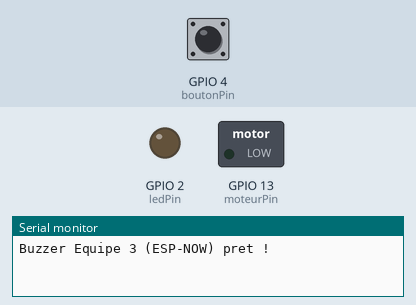
A sketch run on a simulated ESP32. Parts: switched loads named in the sketch (green lamp = pin HIGH), output pins drawn as LEDs (lit = HIGH), the last lines printed to the serial monitor. Dashed ring = blinking. The test bench sets the inputs (shaded band); at power-on: GPIO 4 (boutonPin) HIGH. Random numbers use the default seed unless the sketch sets one.

Above: at 1.2 s.
1.3 s: GPIO 4 (boutonPin) pulled LOW for 1 s
At 1.38 s:
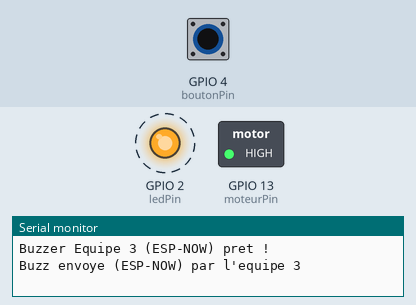
4.3 s: GPIO 4 (boutonPin) pulled LOW for 3.2 s
At 8.5 s:
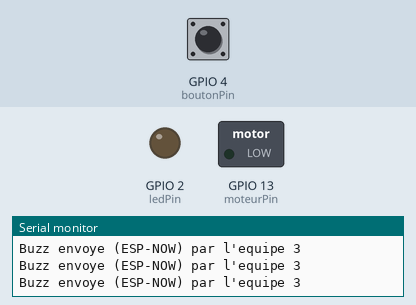
Timing chart, 0 to 10.0 s (numbered marks = the images above; inputs shaded):
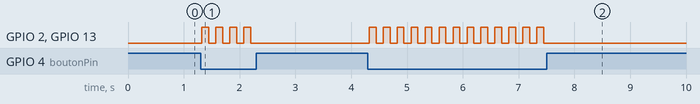

The sketch:

esp32_buzzer_equipe.ino
```cpp
// =========================================================
// BUZZER EQUIPE — VERSION ESP32 / ESP-NOW (SECOURS DU NANO+nRF24)
// =========================================================
// A UTILISER UNIQUEMENT si buzzer_nano_equipe.ino (Nano + nRF24) pose
// probleme sur site (module nRF24 defaillant, interference...). Remplace
// le boitier d'UNE equipe sans rien changer aux autres : le hub
// (esp32/esp32_bridge_server.ino) ecoute nRF24 ET ESP-NOW en meme temps,
// avec le meme dedoublonnage/fenetre d'arbitrage cote hub.
//
// Carte : n'importe quel ESP32 (ESP32 Dev Module recommande, meme carte
// que le hub). Aucun module radio externe : le Wi-Fi/ESP-NOW est integre
// a la puce.
//
// Cablage :
//   - Bouton  : GPIO 4 -> GND (pull-up interne, pas de resistance externe)
//   - LED     : GPIO 2 (LED integree sur la plupart des cartes ESP32 Dev Module)
//   - Vibreur : GPIO 13 (optionnel, cable par le concepteur du boitier -- comme
//               le moteurPin de buzzer_nano_equipe.ino)
//
// IMPORTANT : ESPNOW_WIFI_CHANNEL ci-dessous DOIT etre identique a celui
// du hub (esp32_bridge_server.ino). Si vous changez l'un, changez l'autre.
// =========================================================

#include <WiFi.h>
#include <esp_now.h>
#include "esp_wifi.h"

// --- ID DE L'EQUIPE (1 a 30) ---
int monEquipe = 3;

// --- Configuration ESP-NOW ---
#define ESPNOW_WIFI_CHANNEL 6  // Doit matcher esp32_bridge_server.ino
uint8_t adresseBroadcast[6] = {0xFF, 0xFF, 0xFF, 0xFF, 0xFF, 0xFF};

const int boutonPin = 4;
const int ledPin    = 2;
const int moteurPin = 13; // vibreur optionnel

// Message radio (doit matcher esp32_bridge_server.ino ET les Nanos existants)
struct RadioMsg {
    uint8_t kind;   // 1 = BUZZ_EQUIPE
    uint8_t value;  // team 1..30
    uint16_t seq;   // increment
};
uint16_t seqCounter = 0;

// Anti-rebond / anti-spam (ms) — memes valeurs que buzzer_nano_equipe.ino
const unsigned long DEBOUNCE_MS = 25;
const unsigned long COOLDOWN_MS = 250;
const unsigned long FEEDBACK_DURATION_MS = 120;

// [FIX] Jitter aleatoire avant l'emission, meme raison que sur le Nano nRF24 :
// eviter que plusieurs equipes qui buzzent au meme instant collisionnent de
// facon synchronisee. Le Wi-Fi gere deja une part de ca au niveau MAC
// (CSMA/CA), mais le jitter applicatif reste utile en cas de buzz simultanes.
#define JITTER_MAX_MS 15

// [FIX] Le broadcast ESP-NOW n'a PAS d'accuse de reception materiel
// (contrairement au nRF24 avec setAutoAck(true)) : impossible de savoir si
// le hub a bien recu un paquet broadcast. On compense en envoyant une petite
// RAFALE de copies identiques (meme seq) au lieu d'un seul paquet + retry --
// exactement le meme principe que la rafale son deja utilisee dans ce projet
// (voir sonBurstN/sonGapMs dans esp32_bridge_server.ino) : le hub dedoublonne
// par seq, donc les copies en trop ne creent jamais de buzz en double.
#define BURST_COUNT 4
#define BURST_GAP_MS 12

unsigned long lastSendMs = 0;
bool lastBtn = true;
unsigned long lastChangeMs = 0;

bool feedbackActif = false;
unsigned long feedbackStartMs = 0;

bool espNowOK = false;

bool initEspNow() {
    WiFi.mode(WIFI_STA);
    WiFi.disconnect();
    esp_wifi_set_channel(ESPNOW_WIFI_CHANNEL, WIFI_SECOND_CHAN_NONE);

    if (esp_now_init() != ESP_OK) return false;

    esp_now_peer_info_t peerInfo = {};
    memcpy(peerInfo.peer_addr, adresseBroadcast, 6);
    peerInfo.channel = ESPNOW_WIFI_CHANNEL;
    peerInfo.encrypt = false;
    if (!esp_now_is_peer_exist(adresseBroadcast)) {
        if (esp_now_add_peer(&peerInfo) != ESP_OK) return false;
    }
    return true;
}

void envoyerBuzz() {
    RadioMsg msg;
    msg.kind = 1;
    msg.value = (uint8_t)monEquipe;
    msg.seq = ++seqCounter;

    for (uint8_t i = 0; i < BURST_COUNT; i++) {
        esp_now_send(adresseBroadcast, (uint8_t*)&msg, sizeof(msg));
        if (i < BURST_COUNT - 1) delay(BURST_GAP_MS);
    }

    Serial.print("Buzz envoye (ESP-NOW) par l'equipe ");
    Serial.println(monEquipe);
}

void setup() {
    Serial.begin(115200);
    pinMode(boutonPin, INPUT_PULLUP);
    pinMode(moteurPin, OUTPUT);
    pinMode(ledPin, OUTPUT);
    digitalWrite(moteurPin, LOW);
    digitalWrite(ledPin, LOW);

    randomSeed(analogRead(A0) + monEquipe);

    espNowOK = initEspNow();
    if (espNowOK) {
        Serial.print("Buzzer Equipe ");
        Serial.print(monEquipe);
        Serial.println(" (ESP-NOW) pret !");
    } else {
        Serial.println("ERREUR : init ESP-NOW impossible !");
    }
}

void loop() {
    unsigned long now = millis();

    // Retente periodiquement si l'init a echoue au demarrage
    static unsigned long prochainRetryMs = 0;
    if (!espNowOK && (long)(now - prochainRetryMs) >= 0) {
        prochainRetryMs = now + 2000;
        espNowOK = initEspNow();
    }

    // Feedback non-bloquant (LED/vibreur)
    if (feedbackActif && (now - feedbackStartMs >= FEEDBACK_DURATION_MS)) {
        digitalWrite(moteurPin, LOW);
        digitalWrite(ledPin, LOW);
        feedbackActif = false;
    }

    // Lecture bouton + debounce
    bool btn = (digitalRead(boutonPin) == LOW);
    if (btn != lastBtn) {
        lastBtn = btn;
        lastChangeMs = now;
    }

    if (btn && (now - lastChangeMs) >= DEBOUNCE_MS) {
        if (now - lastSendMs >= COOLDOWN_MS) {
            lastSendMs = now;

            // Feedback immediat, avant le jitter/la rafale (reactivite ressentie)
            digitalWrite(moteurPin, HIGH);
            digitalWrite(ledPin, HIGH);
            feedbackActif = true;
            feedbackStartMs = now;

            delay(random(0, JITTER_MAX_MS + 1));

            if (espNowOK) {
                envoyerBuzz();
            } else {
                Serial.println("Buzz ignore : ESP-NOW non initialise");
            }
        }
    }
}
```

Measured:
- after the input at 1.3 s, GPIO 2 (ledPin), GPIO 13 (moteurPin): alternates HIGH for 0.12 s and LOW for 0.13 s, 8 changes in all, then stays LOW, starting at once
- after the input at 4.3 s, GPIO 2 (ledPin), GPIO 13 (moteurPin): alternates HIGH for 0.12 s and LOW for 0.13 s, 26 changes in all, then stays LOW, starting at once
